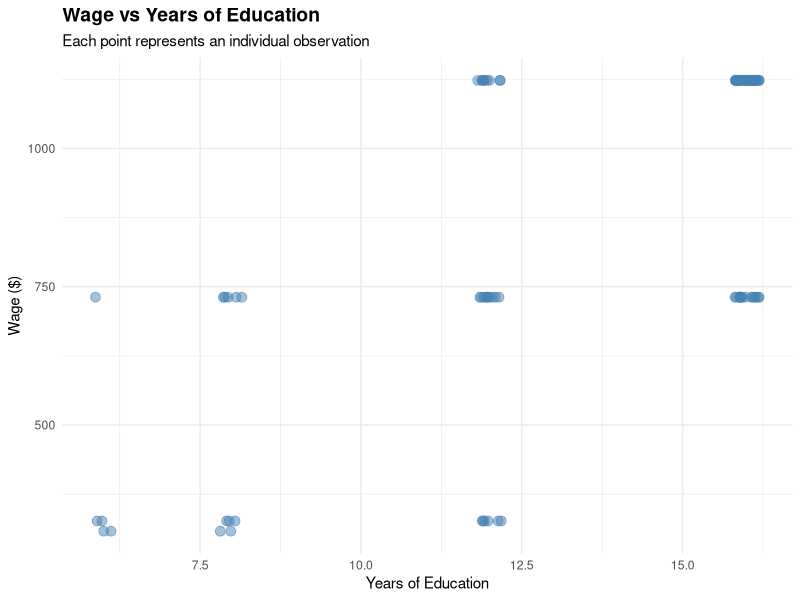
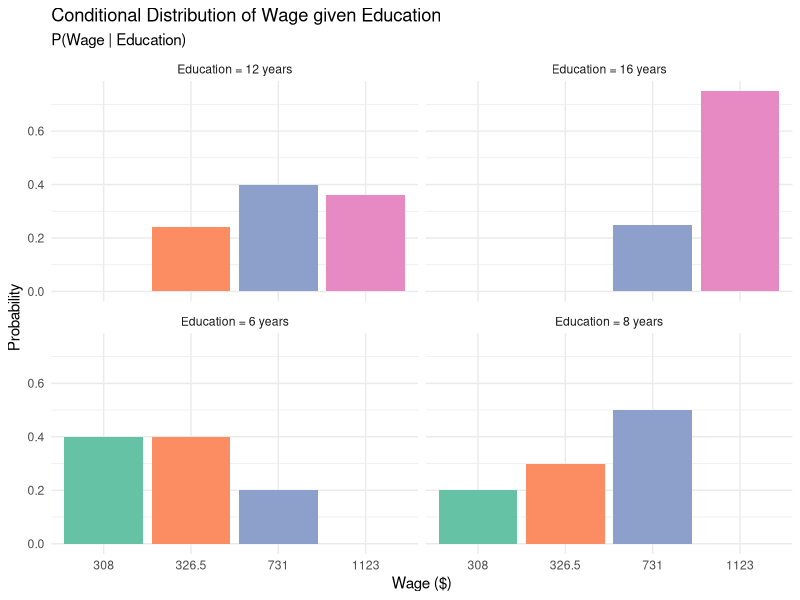
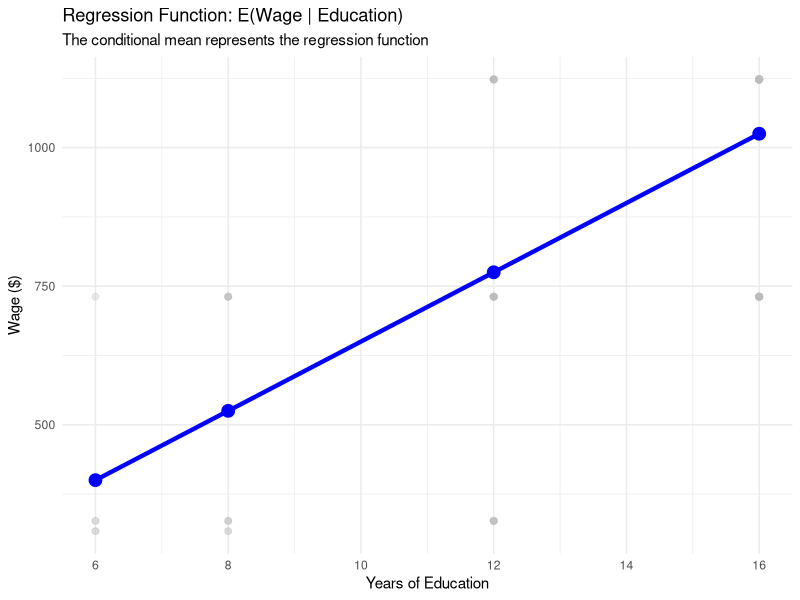
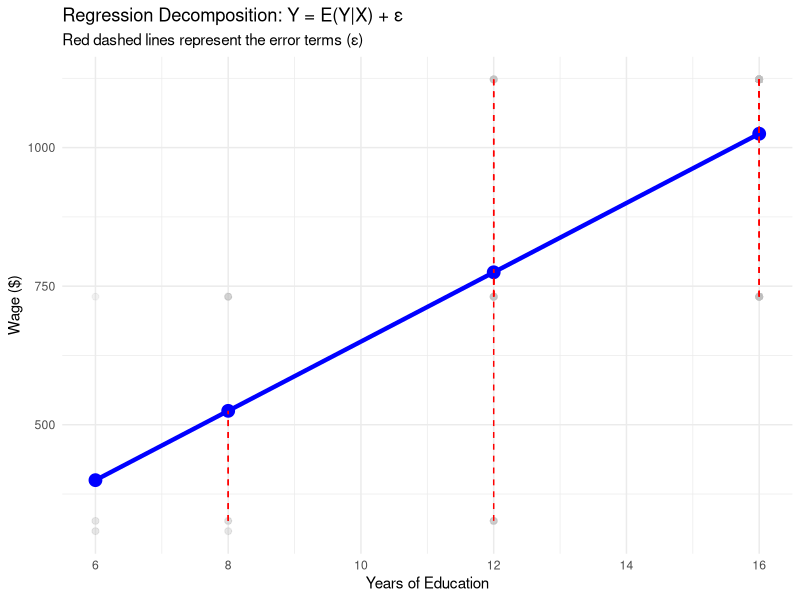

Here is the R script that generated these plots, in order:
## ---- chunk 1
# Load required libraries
library(readxl)
library(tidyverse)
library(knitr)
library(kableExtra)
library(ggplot2)
library(gridExtra)
## ---- chunk 2
# Load the wage-education data
wage_data <- read_excel("wageedu.xlsx", sheet = "Sheet1")
colnames(wage_data) <- c("Wage", "Education")

# Display first few rows
head(wage_data, 10)

# Summary statistics
summary(wage_data)

#Total observations
nrow(wage_data)
#Unique wage levels,
unique(wage_data$Wage)
#Unique education levels
unique(wage_data$Education)
## ---- chunk 3
# Create scatter plot with jittering for better visibility
ggplot(wage_data, aes(x = Education, y = Wage)) +
  geom_point(alpha = 0.5, size = 3, color = "steelblue", 
             position = position_jitter(width = 0.2, height = 0)) +
  labs(title = "Wage vs Years of Education",
       x = "Years of Education",
       y = "Wage ($)",
       subtitle = "Each point represents an individual observation") +
  theme_minimal() +
  theme(plot.title = element_text(size = 14, face = "bold"))
## ---- chunk 4
# Create contingency table
cont_table <- table(wage_data$Education, wage_data$Wage)
colnames(cont_table) <- paste("Wage", colnames(cont_table))
rownames(cont_table) <- paste("Educ", rownames(cont_table))

# Display the contingency table with column and row sums
cont_table_df <- as.data.frame.matrix(cont_table)
cont_table_df <- cont_table_df %>%
  mutate(Total = rowSums(.)) %>%
  rbind(Total = colSums(.))
kable(cont_table_df, 
      caption = "Contingency Table: Counts of (Education, Wage)",
      col.names = c("Wage 308", "Wage 326.5", "Wage 731", "Wage 1123", "Total")) %>%
  kable_styling(bootstrap_options = c("striped", "hover"))
## ---- chunk 5
# Calculate joint probabilities
n_total <- nrow(wage_data)
joint_prob <- cont_table / n_total

# Display joint probability table
joint_prob_df <- as.data.frame.matrix(joint_prob)
joint_prob_df <- round(joint_prob_df, 4)

kable(joint_prob_df, 
      caption = "Joint Probabilities: P(Education, Wage)") %>%
  kable_styling(bootstrap_options = c("striped", "hover"))
## ---- chunk 6
# Calculate marginal probabilities
marginal_educ <- rowSums(joint_prob)  # P(X=x)
marginal_wage <- colSums(joint_prob)  # P(Y=y)

# Display marginal probabilities for Education
marginal_educ_df <- data.frame(
  Education = c(6, 8, 12, 16),
  `P(Education)` = round(marginal_educ, 4)
)

kable(marginal_educ_df, 
      caption = "Marginal Probabilities: P(Education = x)",
      col.names = c("Education (years)", "P(Education)")) %>%
  kable_styling(bootstrap_options = c("striped", "hover"), full_width = FALSE)

# Display marginal probabilities for Wage
marginal_wage_df <- data.frame(
  Wage = c(308, 326.5, 731, 1123),
  `P(Wage)` = round(marginal_wage, 4)
)

kable(marginal_wage_df, 
      caption = "Marginal Probabilities: P(Wage = y)",
      col.names = c("Wage ($)", "P(Wage)")) %>%
  kable_styling(bootstrap_options = c("striped", "hover"), full_width = FALSE)
## ---- chunk 7
# Calculate conditional probabilities P(Wage|Education)
cond_prob <- joint_prob / marginal_educ

# Display conditional probability table
cond_prob_df <- as.data.frame.matrix(cond_prob)
cond_prob_df <- round(cond_prob_df, 4)

kable(cond_prob_df, 
      caption = "Conditional Probabilities: P(Wage | Education)") %>%
  kable_styling(bootstrap_options = c("striped", "hover"))

# Verify each row sums to 1
row_sums <- round(rowSums(cond_prob), 4)
cat("\nRow sums (should all be 1):", paste(row_sums, collapse = ", "))
## ---- chunk 8
# Reshape data for plotting
# Create a data frame with all combinations
wages_vals <- c(308, 326.5, 731, 1123)
education_vals <- c(6, 8, 12, 16)

# Create long format data directly
cond_prob_long <- data.frame()
for (i in 1:length(education_vals)) {
  for (j in 1:length(wages_vals)) {
    cond_prob_long <- rbind(cond_prob_long,
                            data.frame(Education = education_vals[i],
                                      Wage = wages_vals[j],
                                      Probability = cond_prob[i, j]))
  }
}

# Create faceted bar plot
ggplot(cond_prob_long, aes(x = factor(Wage), y = Probability, fill = factor(Wage))) +
  geom_bar(stat = "identity") +
  facet_wrap(~ paste("Education =", Education, "years"), ncol = 2) +
  labs(title = "Conditional Distribution of Wage given Education",
       subtitle = "P(Wage | Education)",
       x = "Wage ($)",
       y = "Probability",
       fill = "Wage") +
  theme_minimal() +
  theme(legend.position = "none") +
  scale_fill_brewer(palette = "Set2")

## ---- chunk 9
# Compare conditional probabilities with marginal probabilities
independence_check <- data.frame(
  Wage = wages_vals,
  `P(Wage)` = round(marginal_wage, 4)
)

# Let's add conditional probabilities for each education level
for (i in 1:length(education_vals)) {
  independence_check <- cbind(independence_check,
                              round(cond_prob[i, ], 4))
  colnames(independence_check)[ncol(independence_check)] <- paste("P(Wage | Educ =", education_vals[i], ")")
}

independence_check
## ---- chunk 10
# Calculate conditional expectations
wages <- c(308, 326.5, 731, 1123)
cond_exp <- numeric(4)
education_levels <- c(6, 8, 12, 16)

# Calculate E(Y|X) for each education level
for (i in 1:4) {
  cond_exp[i] <- sum(wages * cond_prob[i, ])
}

# Create summary table
cond_exp_df <- data.frame(
  Education = education_levels,
  Conditional_Mean = round(cond_exp, 2)
)

kable(cond_exp_df, 
      caption = "Conditional Expectation: E(Wage | Education)",
      col.names = c("Education (years)", "E(Wage given Education)")) %>%
  kable_styling(bootstrap_options = c("striped", "hover"), full_width = FALSE)

# Show detailed calculation for Education = 12
educ_12_idx <- which(education_levels == 12)
cat("E(Wage | Educ=12) = ")
for (j in 1:length(wages)) {
  if (j > 1) cat(" + ")
  cat(sprintf("%.0f × %.4f", wages[j], cond_prob[educ_12_idx, j]))
}
cat(sprintf("\n                  = %.2f\n", cond_exp[educ_12_idx]))
## ---- chunk 11
# Create data frame for regression function
regression_df <- data.frame(
  Education = education_levels,
  Conditional_Mean = cond_exp
)
# Plot regression function
ggplot() +
  # Original data points
  geom_point(data = wage_data, 
             aes(x = Education, y = Wage),
             alpha = 0.3, size = 2, color = "gray") +
  # Regression function line
  geom_line(data = regression_df,
            aes(x = Education, y = Conditional_Mean),
            color = "blue", size = 1.5) +
  geom_point(data = regression_df,
             aes(x = Education, y = Conditional_Mean),
             color = "blue", size = 4) +
  labs(title = "Regression Function: E(Wage | Education)",
       subtitle = "The conditional mean represents the regression function",
       x = "Years of Education",
       y = "Wage ($)") +
  theme_minimal()
## ---- chunk 12
# Sample some observations to illustrate errors
set.seed(123)
sampled_data <- wage_data %>% sample_n(20)
# Plot with errors
ggplot() +
  # Original data points
  geom_point(data = wage_data, 
             aes(x = Education, y = Wage),
             alpha = 0.2, size = 2, color = "gray") +
  # Regression function line
  geom_line(data = regression_df,
            aes(x = Education, y = Conditional_Mean),
            color = "blue", size = 1.5) +
  geom_point(data = regression_df,
             aes(x = Education, y = Conditional_Mean),
             color = "blue", size = 4) +
  # Error lines
  geom_segment(data = sampled_data,
               aes(x = Education, xend = Education,
                   y = Wage, yend = cond_exp[match(Education, education_levels)]),
               color = "red", linetype = "dashed") +
  labs(title = "Regression Decomposition: Y = E(Y|X) + ε",
       subtitle = "Red dashed lines represent the error terms (ε)",
       x = "Years of Education",
       y = "Wage ($)") +
  theme_minimal()
## ---- chunk 13
# Add conditional expectations to the original data
wage_data$Cond_Exp <- NA
for (i in 1:nrow(wage_data)) {
  educ_idx <- which(education_levels == wage_data$Education[i])
  wage_data$Cond_Exp[i] <- cond_exp[educ_idx]
}

# Calculate residuals
wage_data$Residual <- wage_data$Wage - wage_data$Cond_Exp

# Display first 10 observations with decomposition
decomp_display <- wage_data[1:10, ] %>%
  mutate(across(c(Cond_Exp, Residual), ~round(., 2)))

kable(decomp_display, 
      caption = "Regression Decomposition: Y = E(Y|X) + ε",
      col.names = c("Wage (Y)", "Education (X)", "E(Y given X)", "ε")) %>%
  kable_styling(bootstrap_options = c("striped", "hover"))
## ---- chunk 14
# Calculate E(epsilon|X) for each education level
residual_means <- wage_data %>%
  group_by(Education) %>%
  summarise(
    `Mean_Residual` = mean(Residual),
    `SD_Residual` = sd(Residual),
    `n` = n()
  ) %>%
  mutate(across(c(Mean_Residual, SD_Residual), ~round(., 6)))

kable(residual_means, 
      caption = "Mean and Standard Deviation of Residuals by Education Level",
      col.names = c("Education", "E(ε given X)", "SD(ε given X)", "n")) %>%
  kable_styling(bootstrap_options = c("striped", "hover"), full_width = FALSE)

cat("\n✓ Notice that E(ε|X) ≈ 0 for all education levels (within numerical precision)")
## ---- chunk 15
# Fit linear regression
lm_model <- lm(Wage ~ Education, data = wage_data)

# Display regression summary
summary(lm_model)

# Get predictions from linear model
education_grid <- data.frame(Education = education_levels)
lm_predictions <- predict(lm_model, newdata = education_grid)

# Create comparison table
comparison_df <- data.frame(
  Education = education_levels,
  `Conditional_Mean` = round(cond_exp, 2),
  `Linear_Regression` = round(lm_predictions, 2),
  `Difference` = round(cond_exp - lm_predictions, 2)
)

kable(comparison_df, 
      caption = "Comparison: Conditional Mean vs Linear Regression",
      col.names = c("Education", "E(Y given X)", "Linear Fit", "Difference")) %>%
  kable_styling(bootstrap_options = c("striped", "hover"), full_width = FALSE)
## ---- chunk 16
# Test for nonlinearity
education_factor <- factor(wage_data$Education)
anova_model <- lm(Wage ~ education_factor, data = wage_data)
linear_model <- lm(Wage ~ Education, data = wage_data)

# F-test for linearity
anova_result <- anova(linear_model, anova_model)
print(anova_result)

f_stat <- anova_result$F[2]
p_value <- anova_result$`Pr(>F)`[2]

cat("\n")
if (p_value < 0.05) {
  cat("✓ The F-test suggests significant nonlinearity (p < 0.05)\n")
  cat("  This confirms that E(Y|X) is not perfectly linear in X")
} else {
  cat("The F-test does not detect significant nonlinearity")
}
## ---- chunk 17
# Calculate covariance and variance
cov_xy <- cov(wage_data$Wage, wage_data$Education)
var_x <- var(wage_data$Education)

# Calculate beta_2
beta_2 <- cov_xy / var_x

cat("Cov(Wage, Education) =", round(cov_xy, 2), "\n")
cat("Var(Education) =", round(var_x, 2), "\n")
cat("β₂ = Cov(Y,X)/Var(X) =", round(cov_xy, 2), "/", round(var_x, 2), "=", round(beta_2, 2), "\n")
## ---- chunk 18
# Calculate means
mean_y <- mean(wage_data$Wage)
mean_x <- mean(wage_data$Education)

# Calculate beta_1
beta_1 <- mean_y - beta_2 * mean_x

cat("E(Wage) =", round(mean_y, 2), "\n")
cat("E(Education) =", round(mean_x, 2), "\n")
cat("β₁ = E(Y) - β₂E(X) =", round(mean_y, 2), "-", round(beta_2, 2), "×", round(mean_x, 2), "=", round(beta_1, 2), "\n")
## ---- chunk 19
# Display the final equation
cat("\n### The Regression Function:\n")
cat("E(Y|X) =", round(beta_1, 2), "+", round(beta_2, 2), "× X\n")
cat("\nOr in our context:\n")
cat("E(Wage | Education) =", round(beta_1, 2), "+", round(beta_2, 2), "× Education\n")

# Verify this matches our lm() results
cat("\n### Verification with lm():\n")
coef(lm_model)
## ---- chunk 20
# Calculate using summation formulas
n <- nrow(wage_data)
sum_x <- sum(wage_data$Education)
sum_y <- sum(wage_data$Wage)
sum_xy <- sum(wage_data$Education * wage_data$Wage)
sum_x2 <- sum(wage_data$Education^2)

x_bar <- mean(wage_data$Education)
y_bar <- mean(wage_data$Wage)

# Calculate beta_2 using the OLS summation formula
beta_2_ols <- (sum_xy - n * x_bar * y_bar) / (sum_x2 - n * x_bar^2)

# Calculate beta_1 using the OLS formula
beta_1_ols <- y_bar - beta_2_ols * x_bar

# Display the calculations
cat("OLS Calculation using Summations:\n")
cat("n =", n, "\n")
cat("Σx =", sum_x, "\n")
cat("Σy =", sum_y, "\n")
cat("Σxy =", sum_xy, "\n")
cat("Σx² =", sum_x2, "\n")
cat("x̄ =", round(x_bar, 2), "\n")
cat("ȳ =", round(y_bar, 2), "\n\n")

cat("Numerator: Σxy - nx̄ȳ =", sum_xy, "-", n, "×", round(x_bar, 2), "×", round(y_bar, 2), 
    "=", round(sum_xy - n * x_bar * y_bar, 2), "\n")
cat("Denominator: Σx² - nx̄² =", sum_x2, "-", n, "×", round(x_bar^2, 2), 
    "=", round(sum_x2 - n * x_bar^2, 2), "\n\n")

cat("OLS Results:\n")
cat("β₂ (OLS) =", round(beta_2_ols, 4), "\n")
cat("β₁ (OLS) =", round(beta_1_ols, 4), "\n\n")

# Compare with covariance approach from Section 7
cat("Comparison with Covariance Approach (Section 7):\n")
cat("β₂ (Covariance) =", round(beta_2, 4), "\n")
cat("β₁ (Covariance) =", round(beta_1, 4), "\n\n")

# Verify they are the same
cat("✓ The OLS and Covariance approaches yield identical results!\n")
